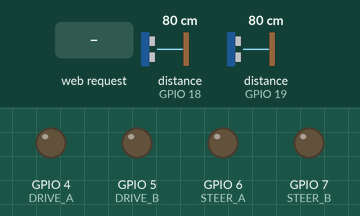
The sketch below on a simulated ESP32-S3. Shown: output pins drawn as LEDs (lit = HIGH). The inputs (shaded band) are chosen by the test bench; at power-on: distance to the obstacle (sensors on GPIO 18, GPIO 19) 80 cm. The echo pulse lasts 58.3 µs per cm; WiFi joins after 1.5 s; servers stay silent unless stated; pins used as bus, display or sensor lines are not drawn; what the sketch prints to the serial monitor is not drawn.

Above: at 2.7 s.
2.8 s: HTTP request GET /drive?cmd=forward received
At 3.4 s:
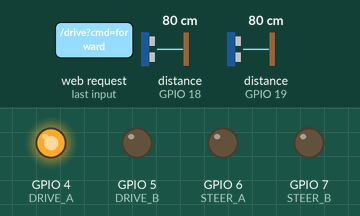
4.3 s: HTTP request GET /drive?cmd=backward received
At 5.5 s:
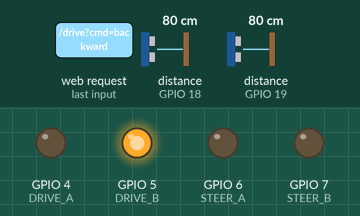
5.8 s: HTTP request GET /drive?cmd=left received
At 6.7 s:
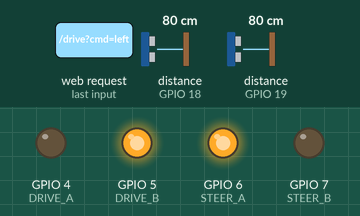
7.3 s: HTTP request GET /drive?cmd=stop received
At 7.8 s:
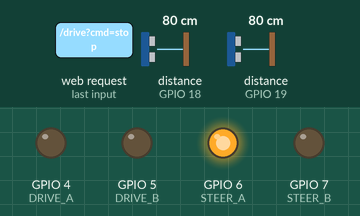
8.8 s: HTTP request GET /drive?cmd=forward received
At 9.2 s:
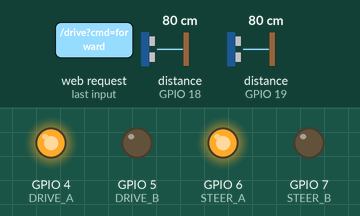
Timing chart, 0 to 11.3 s (numbered marks = the images above; inputs shaded):
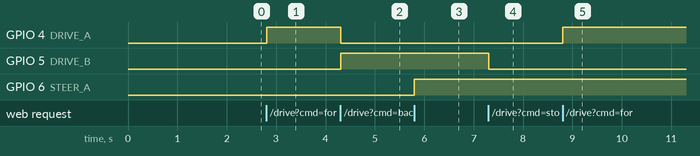

Measured:
- after the input at 2.8 s, GPIO 4 (DRIVE_A): LOW → HIGH at once
- after the input at 4.3 s, GPIO 4 (DRIVE_A): HIGH → LOW at once; GPIO 5 (DRIVE_B): LOW → HIGH at once
- after the input at 5.8 s, GPIO 6 (STEER_A): LOW → HIGH at once
- after the input at 7.3 s, GPIO 5 (DRIVE_B): HIGH → LOW at once
- after the input at 8.8 s, GPIO 4 (DRIVE_A): LOW → HIGH at once

The sketch:

api.ino
```cpp
#include <WiFi.h>
#include <WebServer.h>
#include <ArduinoJson.h>
#include "secrets.h" // WIFI_SSID / WIFI_PASSWORD, not in git: copy secrets.example.h

const char* ssid     = WIFI_SSID;
const char* password = WIFI_PASSWORD;

#define DRIVE_A  4
#define DRIVE_B  5
#define STEER_A  6
#define STEER_B  7

#define TRIG_FRONT 16
#define ECHO_FRONT 18
#define TRIG_BACK  17
#define ECHO_BACK  19
#define SAFE_DISTANCE 20.0

WebServer server(80);

String driveState = "stop";
String steerState = "center";

float getDistance(int trig, int echo) {
  digitalWrite(trig, LOW);
  delayMicroseconds(2);
  digitalWrite(trig, HIGH);
  delayMicroseconds(10);
  digitalWrite(trig, LOW);
  long duration = pulseIn(echo, HIGH, 30000);
  return duration * 0.034 / 2;
}

void driveForward() {
  float distance = getDistance(TRIG_FRONT, ECHO_FRONT);
  if (distance > SAFE_DISTANCE || distance == 0) {
    digitalWrite(DRIVE_A, HIGH);
    digitalWrite(DRIVE_B, LOW);
    driveState = "forward";
  } else {
    driveStop();
    Serial.println("GEBLOKKEERD voor: " + String(distance) + "cm");
  }
}

void driveBackward() {
  float distance = getDistance(TRIG_BACK, ECHO_BACK);
  if (distance > SAFE_DISTANCE || distance == 0) {
    digitalWrite(DRIVE_A, LOW);
    digitalWrite(DRIVE_B, HIGH);
    driveState = "backward";
  } else {
    driveStop();
    Serial.println("GEBLOKKEERD achter: " + String(distance) + "cm");
  }
}

void driveStop() {
  digitalWrite(DRIVE_A, LOW);
  digitalWrite(DRIVE_B, LOW);
  driveState = "stop";
}

void steerLeft() {
  digitalWrite(STEER_A, HIGH);
  digitalWrite(STEER_B, LOW);
  steerState = "left";
}

void steerRight() {
  digitalWrite(STEER_A, LOW);
  digitalWrite(STEER_B, HIGH);
  steerState = "right";
}

void steerCenter() {
  digitalWrite(STEER_A, LOW);
  digitalWrite(STEER_B, LOW);
  steerState = "center";
}

void handleDrive() {
  server.sendHeader("Access-Control-Allow-Origin", "*");
  server.sendHeader("Access-Control-Allow-Methods", "GET, POST, OPTIONS");

  if (!server.hasArg("cmd")) {
    server.send(400, "application/json", "{\"error\":\"missing cmd parameter\"}");
    return;
  }

  String cmd = server.arg("cmd");
  cmd.toLowerCase();

  if      (cmd == "forward")  driveForward();
  else if (cmd == "backward") driveBackward();
  else if (cmd == "stop")     driveStop();
  else if (cmd == "left")     steerLeft();
  else if (cmd == "right")    steerRight();
  else if (cmd == "center")   steerCenter();
  else {
    server.send(400, "application/json", "{\"error\":\"unknown command\"}");
    return;
  }

  String json = "{\"ok\":true,\"cmd\":\"" + cmd + "\",\"drive\":\"" + driveState + "\",\"steer\":\"" + steerState + "\"}";
  server.send(200, "application/json", json);
  Serial.println("CMD: " + cmd);
}

void handleStatus() {
  server.sendHeader("Access-Control-Allow-Origin", "*");
  float distFront = getDistance(TRIG_FRONT, ECHO_FRONT);
  float distBack = getDistance(TRIG_BACK, ECHO_BACK);
  String json = "{\"drive\":\"" + driveState + "\",\"steer\":\"" + steerState + "\",\"ip\":\"" + WiFi.localIP().toString() + "\",\"distance_front\":" + String(distFront) + ",\"distance_back\":" + String(distBack) + "}";
  server.send(200, "application/json", json);
}

void handleRoot() {
  server.sendHeader("Access-Control-Allow-Origin", "*");
  String html = R"(
    <html><body style='font-family:sans-serif;padding:20px;background:#111;color:#eee'>
    <h2>🚗 RC Car API</h2>
    <p>Send GET requests to control the car:</p>
    <ul>
      <li><a href='/drive?cmd=forward' style='color:#4ade80'>/drive?cmd=forward</a></li>
      <li><a href='/drive?cmd=backward' style='color:#4ade80'>/drive?cmd=backward</a></li>
      <li><a href='/drive?cmd=stop' style='color:#4ade80'>/drive?cmd=stop</a></li>
      <li><a href='/drive?cmd=left' style='color:#4ade80'>/drive?cmd=left</a></li>
      <li><a href='/drive?cmd=right' style='color:#4ade80'>/drive?cmd=right</a></li>
      <li><a href='/drive?cmd=center' style='color:#4ade80'>/drive?cmd=center</a></li>
      <li><a href='/status' style='color:#4ade80'>/status</a></li>
    </ul>
    </body></html>
  )";
  server.send(200, "text/html", html);
}

void setup() {
  Serial.begin(115200);

  pinMode(DRIVE_A, OUTPUT);
  pinMode(DRIVE_B, OUTPUT);
  pinMode(STEER_A, OUTPUT);
  pinMode(STEER_B, OUTPUT);
  pinMode(TRIG_FRONT, OUTPUT);
  pinMode(ECHO_FRONT, INPUT);
  pinMode(TRIG_BACK, OUTPUT);
  pinMode(ECHO_BACK, INPUT);

  driveStop();
  steerCenter();

  Serial.print("Connecting to WiFi");
  WiFi.begin(ssid, password);
  while (WiFi.status() != WL_CONNECTED) {
    delay(500);
    Serial.print(".");
  }
  Serial.println();
  Serial.println("Connected!");
  Serial.print("Your API is at: http://");
  Serial.println(WiFi.localIP());

  server.on("/", handleRoot);
  server.on("/drive", handleDrive);
  server.on("/status", handleStatus);
  server.begin();

  Serial.println("API server started!");
}

void loop() {
  server.handleClient();
}
```

secrets.example.h
```cpp
// Copy this file to secrets.h and fill in your own network.
#define WIFI_SSID     "your-wifi-name"
#define WIFI_PASSWORD "your-wifi-password"
```
